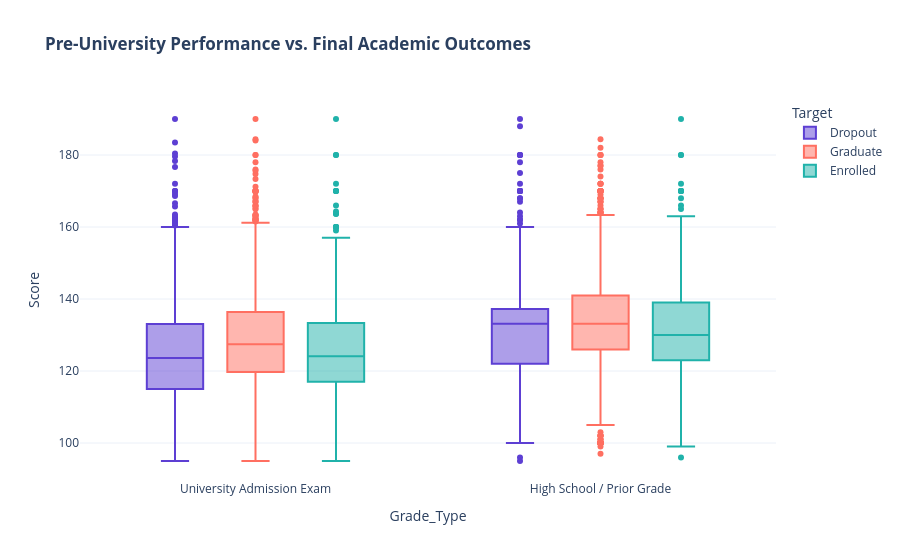

The code cell stored with this chart in its notebook:
### Code cell
# 1. Melt the entry grades for side-by-side analysis
df_entry = df.melt(
    id_vars=['Target'], 
    value_vars=['Admission grade', 'Previous qualification (grade)'],
    var_name='Grade_Type', 
    value_name='Score'
)

# 2. Clean up labels
df_entry['Grade_Type'] = df_entry['Grade_Type'].map({
    'Admission grade': 'University Admission Exam',
    'Previous qualification (grade)': 'High School / Prior Grade'
})

# 3. Plot the distributions
fig = px.box(
    df_entry, 
    x="Grade_Type", 
    y="Score", 
    color="Target",
    color_discrete_map={'Dropout': '#5D3FD3', 'Graduate': '#FF6F61', 'Enrolled': '#20B2AA'},
    title="<b>Pre-University Performance vs. Final Academic Outcomes</b>"
)
fig.update_layout(boxmode="group", template="plotly_white")
fig.show()

### Figure 1 — Plotly figure (JSON) as saved in the notebook; plotly's stock layout.template omitted (floating-point values rounded to 4 significant figures; data arrays with more than 128 entries replaced by an {"elided": "..."} marker saying what was removed)
{"data": [{"alignmentgroup": "True", "hovertemplate": "Target=Dropout<br>Grade_Type=%{x}<br>Score=%{y}<extra></extra>", "legendgroup": "Dropout", "marker": {"color": "#5D3FD3"}, "name": "Dropout", "notched": false, "offsetgroup": "Dropout", "orientation": "v", "showlegend": true, "type": "box", "x": {"elided": "2842 str values"}, "x0": " ", "xaxis": "x", "y": {"elided": "2842 float values"}, "y0": " ", "yaxis": "y"}, {"alignmentgroup": "True", "hovertemplate": "Target=Graduate<br>Grade_Type=%{x}<br>Score=%{y}<extra></extra>", "legendgroup": "Graduate", "marker": {"color": "#FF6F61"}, "name": "Graduate", "notched": false, "offsetgroup": "Graduate", "orientation": "v", "showlegend": true, "type": "box", "x": {"elided": "4418 str values"}, "x0": " ", "xaxis": "x", "y": {"elided": "4418 float values"}, "y0": " ", "yaxis": "y"}, {"alignmentgroup": "True", "hovertemplate": "Target=Enrolled<br>Grade_Type=%{x}<br>Score=%{y}<extra></extra>", "legendgroup": "Enrolled", "marker": {"color": "#20B2AA"}, "name": "Enrolled", "notched": false, "offsetgroup": "Enrolled", "orientation": "v", "showlegend": true, "type": "box", "x": {"elided": "1588 str values"}, "x0": " ", "xaxis": "x", "y": {"elided": "1588 float values"}, "y0": " ", "yaxis": "y"}], "layout": {"boxmode": "group", "legend": {"title": {"text": "Target"}, "tracegroupgap": 0}, "title": {"text": "<b>Pre-University Performance vs. Final Academic Outcomes</b>"}, "xaxis": {"anchor": "y", "domain": [0, 1], "title": {"text": "Grade_Type"}}, "yaxis": {"anchor": "x", "domain": [0, 1], "title": {"text": "Score"}}}}
